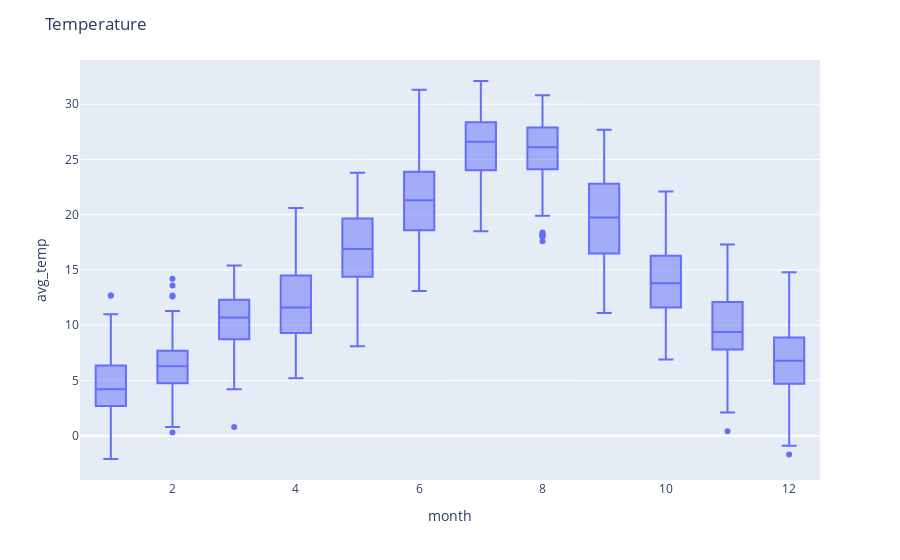

This figure's notebook cell:
### Code cell
fig = px.box(df, 'month', 'avg_temp')
fig.update_layout(title='Temperature')
fig.show()

### Figure 1 — Plotly figure (JSON) as saved in the notebook; plotly's stock layout.template omitted (floating-point values rounded to 4 significant figures; data arrays with more than 128 entries replaced by an {"elided": "..."} marker saying what was removed)
{"data": [{"alignmentgroup": "True", "hovertemplate": "month=%{x}<br>avg_temp=%{y}<extra></extra>", "legendgroup": "", "marker": {"color": "#636efa"}, "name": "", "notched": false, "offsetgroup": "", "orientation": "v", "showlegend": false, "type": "box", "x": {"elided": "1826 int values"}, "x0": " ", "xaxis": "x", "y": {"elided": "1826 float values"}, "y0": " ", "yaxis": "y"}], "layout": {"boxmode": "group", "legend": {"tracegroupgap": 0}, "margin": {"t": 60}, "title": {"text": "Temperature"}, "xaxis": {"anchor": "y", "domain": [0, 1], "title": {"text": "month"}}, "yaxis": {"anchor": "x", "domain": [0, 1], "title": {"text": "avg_temp"}}}}
